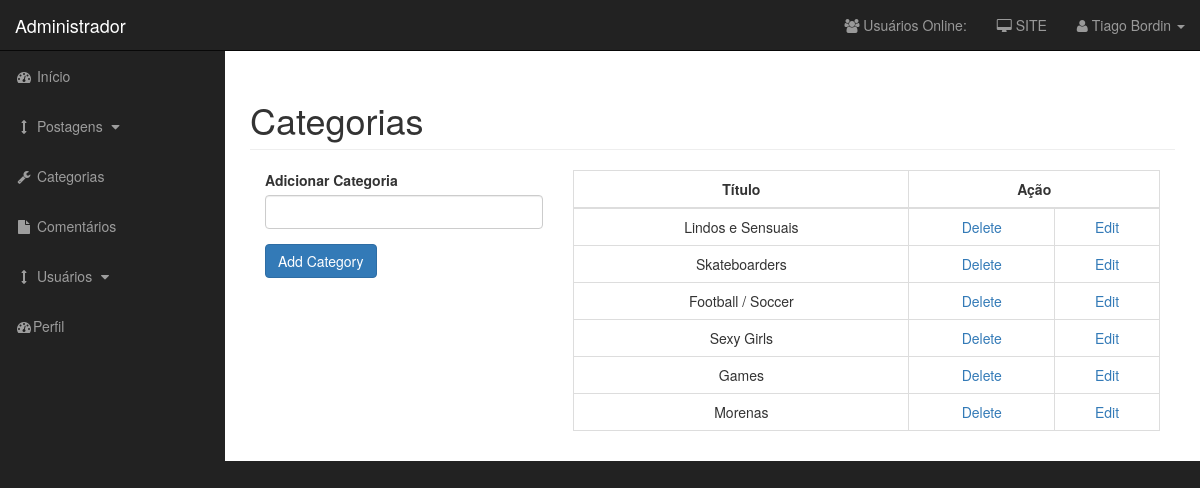
/admin/categories.php (signed in), run on an earlier commit of the app's database.
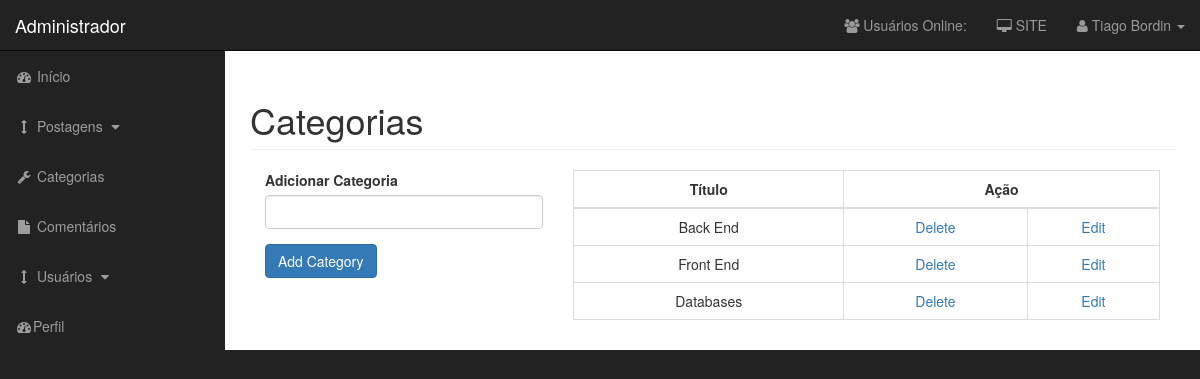
And on a later commit of the database.
### tables this page shows
CREATE TABLE `categories` (
  `cat_id` int(3) NOT NULL,
  `cat_title` varchar(255) NOT NULL
);

### admin/functions.php (the view, shortened to what this page needs)
  <?php
function find_all_categories(){
  global $connection;
  $query = "SELECT * FROM categories;";
  $select_categories = mysqli_query($connection, $query);
  while ($row = mysqli_fetch_assoc($select_categories)) { ?>
    <tr>
      <td><?= $row['cat_title'] ?></td>
      <td>
        <a href="categories?delete=<?= $row['cat_id'] ?>">
        Delete
        </a>
      </td>
      <td>
        <a href="categories?edit=<?= $row['cat_id'] ?>">
        Edit
        </a>
      </td>
    </tr>
    <?php
  }
}
  ?>

What changed in the data, as far as the page shows it:
removed categories: cat_title "Skateboarders"
removed categories: cat_title "Football / Soccer"
removed categories: cat_title "Sexy Girls"
removed categories: cat_title "Games"
removed categories: cat_title "Morenas"
changed categories: cat_title "Lindos e Sensuais" → "Back End"
added categories: cat_title "Front End"
added categories: cat_title "Databases"
